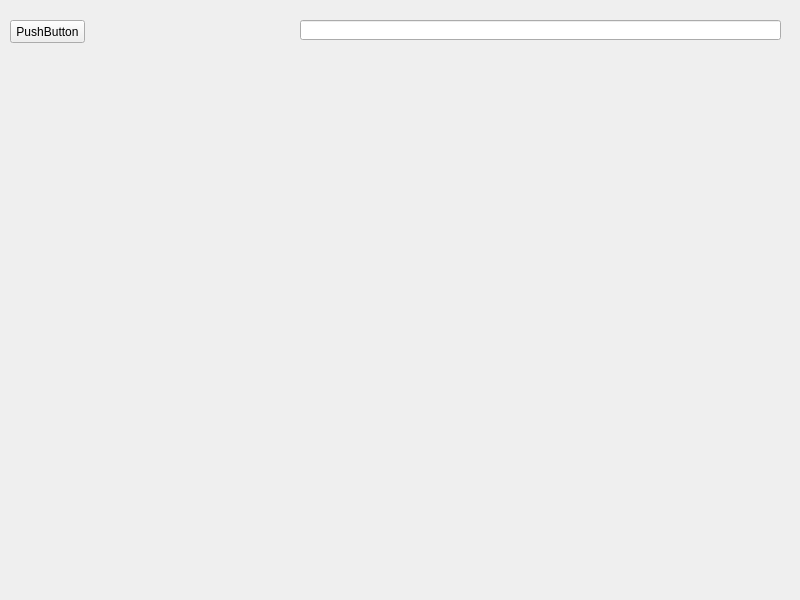
<?xml version="1.0" encoding="UTF-8"?>
<ui version="4.0">
 <class>MainWindow</class>
 <widget class="QMainWindow" name="MainWindow">
  <property name="geometry">
   <rect>
    <x>0</x>
    <y>0</y>
    <width>800</width>
    <height>600</height>
   </rect>
  </property>
  <property name="windowTitle">
   <string>MainWindow</string>
  </property>
  <widget class="QWidget" name="centralWidget">
   <widget class="QPushButton" name="pushButton">
    <property name="geometry">
     <rect>
      <x>10</x>
      <y>20</y>
      <width>75</width>
      <height>23</height>
     </rect>
    </property>
    <property name="text">
     <string>PushButton</string>
    </property>
   </widget>
   <widget class="QLineEdit" name="lineEdit">
    <property name="geometry">
     <rect>
      <x>300</x>
      <y>20</y>
      <width>481</width>
      <height>20</height>
     </rect>
    </property>
   </widget>
  </widget>
 </widget>
 <resources/>
 <connections/>
</ui>
